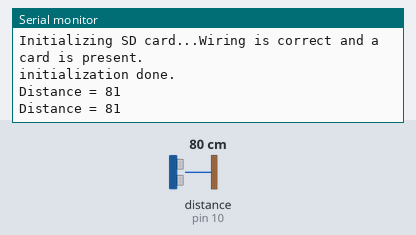
A sketch run on a simulated Arduino Uno, built with avr-gcc and run on an emulated ATmega328P. Parts: the last lines printed to the serial monitor. The test bench sets the inputs (shaded band); at power-on: distance to the obstacle (sensor on pin 10) 80 cm. The echo pulse lasts 58.3 µs per cm; storage starts empty.

Above: at 1.2 s.
1.3 s: distance to the obstacle (sensor on pin 10) set to 2 cm
At 2.6 s:
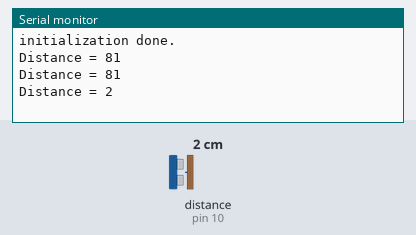
2.8 s: distance to the obstacle (sensor on pin 10) set to 4 cm
At 3.9 s:
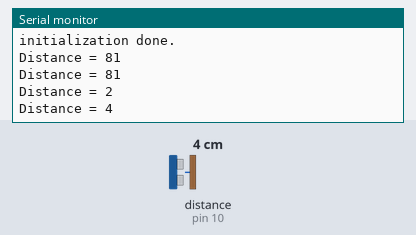
Timing chart, 0 to 5.8 s (numbered marks = the images above; inputs shaded):
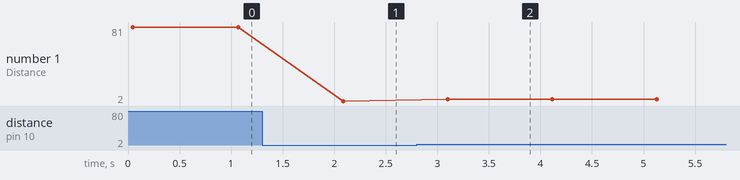

Measured:
- after the input at 1.3 s, the serial monitor: prints a new line after 0.79 s (image 1)
- after the input at 2.8 s, the serial monitor: prints a new line after 0.30 s (image 2)
- plotted number 1: 81 → 2 after the input at 1.3 s, 2 → 4 after the input at 2.8 s

The sketch:

code.ino
```cpp
#include <SD.h>
#include <SPI.h>
#include <NewPing.h>
#define TRIGGER_PIN  11
#define ECHO_PIN     10
#define MAX_DISTANCE 350


// change this to match your SD shield or module;
// change D8 to pin 4 when using Arduino
const int chipSelect = 53;
float distance;


NewPing sonar(TRIGGER_PIN, ECHO_PIN, MAX_DISTANCE);

void setup()
{
    // Open serial communications and wait for port to open:
    Serial.begin(115200);

    Serial.print("\nInitializing SD card...");
    // we'll use the initialization code from the utility libraries
    // since we're just testing if the card is working!
    if (!SD.begin(chipSelect)) {
        Serial.println("initialization failed.");
        while (1);
    } else {
        Serial.println("Wiring is correct and a card is present.");
    }
    Serial.println("initialization done.");
    startWriting();
}

void loop()
{
    Write_SDcard();
    Serial.print("Distance = ");
    Serial.println(sonar.ping_cm());
    delay(1000);
}

void startWriting()
{
  File dataFile = SD.open("Distance.txt", FILE_WRITE);
  if (dataFile)
  {
    dataFile.println("Distance"); //Write the first row of the excel file
    dataFile.println(); //End of Row move to next row
    dataFile.close();
   }
}

void Write_SDcard()
{
  File dataFile = SD.open("Distance.txt", FILE_WRITE);
  if (dataFile)
  {
    dataFile.print("Distance = ");
    dataFile.print(sonar.ping_cm()); //Store date on SD card
    dataFile.println(); //End of Row move to next row
    dataFile.close(); //Close the file
   }
  else
   Serial.println("SD card writing failed");
}
```
